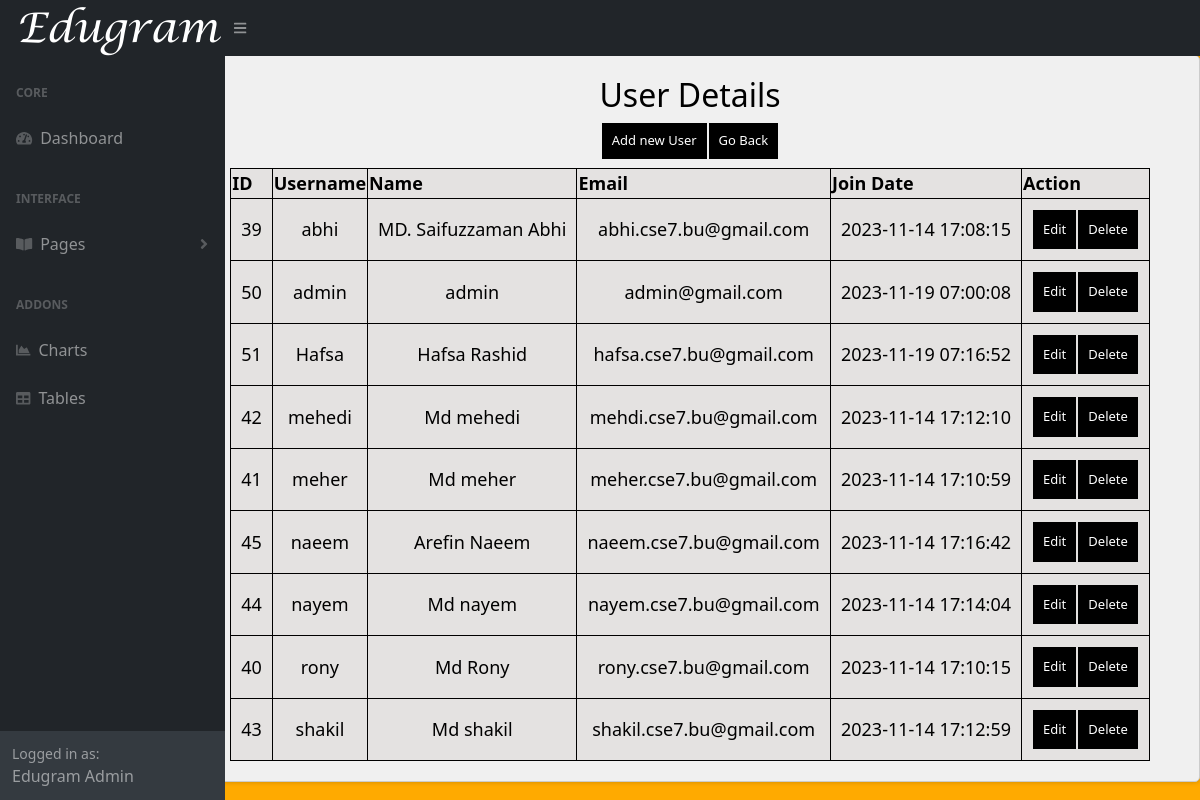
/page8.php, run on the app's committed database.
### tables this page shows
CREATE TABLE `users` (
  `id` int(11) NOT NULL,
  `username` varchar(255) NOT NULL,
  `password` varchar(255) NOT NULL,
  `name` varchar(255) NOT NULL,
  `email` varchar(255) NOT NULL,
  `role` varchar(100) NOT NULL DEFAULT 'user',
  `join_date` timestamp NOT NULL DEFAULT current_timestamp(),
  `image_path` varchar(100) NOT NULL DEFAULT 'profile.png'
);

### manage/manage_users.php (the view, shortened to what this page needs)
<?php
$servername = "localhost";
$username = "root";
$password = "";
$dbname = "project";
$conn = new mysqli($servername, $username, $password, $dbname);
$sql = "SELECT id, username, name, email, join_date FROM users";
$result = $conn->query($sql);
?>
<!DOCTYPE html>
<html>
<head>
</head>
<body>
    <section>
        <h1>User Details<br><button type="button" class="button" onclick="document.location='add_user.php'">Add new User</button><button  class ="button" onclick="history.back()">Go Back</button></h1>
        <table>
            <tr>
                <th>ID</th>
                <th>Username</th>
                <th>Name</th>
                <th>Email</th>
                <th>Join Date</th>
                <th>Action</th>
            </tr>
            <?php
                while($rows=$result->fetch_assoc())
                {
             ?>
            <tr>
                <td><?php echo $rows['id'];?></td>
                <td><?php echo $rows['username'];?></td>
                <td><?php echo $rows['name'];?></td>
                <td><?php echo $rows['email'];?></td>
                <td><?php echo $rows['join_date'];?></td>
                <td><button type="button" class="button" onclick="showUserCreateBox()">Edit</button><button type="button" class="button" onclick="document.location='delete.php'">Delete</button></td>
            </tr>
            <?php
                }
             ?>
        </table>
    </section>
</body>
</html>

### manage/manage_users.php (style rules this page uses)
.button { background-color: black; border: none; color: white; padding: 10px 10px; text-align: center; text-decoration: none; display: inline-block; font-size: 13px; margin: 1px 1px; cursor: pointer; }
body { background-color: #FFAA00; color: black; }
table { margin: 0 auto; font-size: large; border: 1px solid black; background-color: #E4E2E1; }
h1 { text-align: center; color: black; font-size: xx-large; }
td { background-color: #E4E2E1; border: 1px solid black; }
th { background-color: #E4E2E1; border: 1px solid black; }
td { font-weight: bold; border: 1px solid black; padding: 10px; text-align: center; }
td { font-weight: lighter; }

### data on the page
users: id "39", username "abhi", name "MD. Saifuzzaman Abhi", email "abhi.cse7.bu@gmail.com", join_date "2023-11-14 17:08:15"
users: id "50", username "admin", name "admin", email "admin@gmail.com", join_date "2023-11-19 07:00:08"
users: id "51", username "Hafsa", name "Hafsa Rashid", email "hafsa.cse7.bu@gmail.com", join_date "2023-11-19 07:16:52"
users: id "42", username "mehedi", name "Md mehedi", email "mehdi.cse7.bu@gmail.com", join_date "2023-11-14 17:12:10"
users: id "41", username "meher", name "Md meher", email "meher.cse7.bu@gmail.com", join_date "2023-11-14 17:10:59"
users: id "45", username "naeem", name "Arefin Naeem", email "naeem.cse7.bu@gmail.com", join_date "2023-11-14 17:16:42"
users: id "44", username "nayem", name "Md nayem", email "nayem.cse7.bu@gmail.com", join_date "2023-11-14 17:14:04"
users: id "40", username "rony", name "Md Rony", email "rony.cse7.bu@gmail.com", join_date "2023-11-14 17:10:15"
users: id "43", username "shakil", name "Md shakil", email "shakil.cse7.bu@gmail.com", join_date "2023-11-14 17:12:59"
